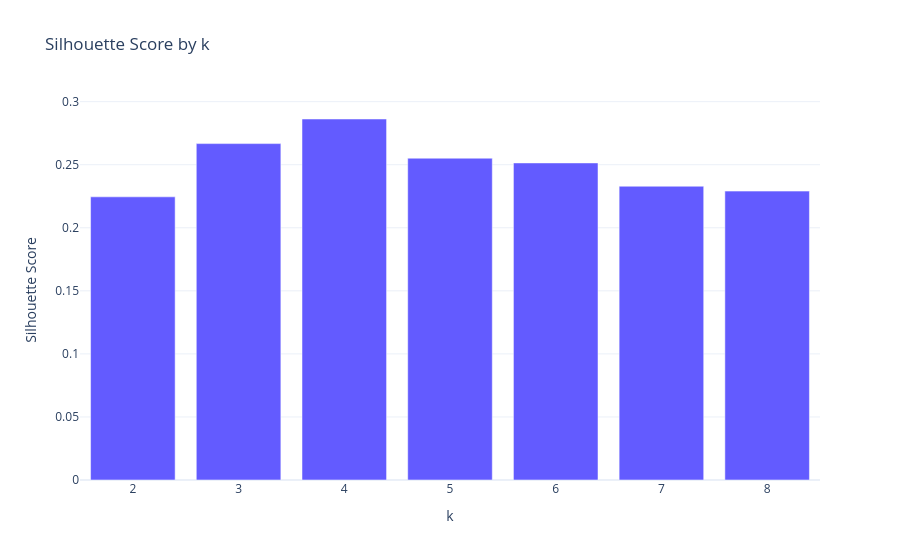

The notebook cell this image was saved under:
### Code cell
# Silhouette scores
sil_scores = []
for k in range(2, 9):
    km = KMeans(n_clusters=k, random_state=SEED, n_init=10)
    labels = km.fit_predict(X_scaled)
    sil_scores.append(silhouette_score(X_scaled, labels))
    print(f"k={k}: silhouette={sil_scores[-1]:.4f}")
optimal_k = range(2, 9)[np.argmax(sil_scores)]
print(f"\nOptimal k by silhouette: {optimal_k}")
# Use k=5 as target for 5 named segments
optimal_k = 5
print(f"Using k={optimal_k} for 5 named segments")
fig = px.bar(x=list(range(2,9)), y=sil_scores, labels={'x':'k','y':'Silhouette Score'},
             title='Silhouette Score by k', template=TEMPLATE, color_discrete_sequence=[PRIMARY])
fig.show()

### Figure 1 — Plotly figure (JSON) as saved in the notebook; plotly's stock layout.template omitted (floating-point values rounded to 4 significant figures)
{"data": [{"hovertemplate": "k=%{x}<br>Silhouette Score=%{y}<extra></extra>", "legendgroup": "", "marker": {"color": "#635BFF", "pattern": {"shape": ""}}, "name": "", "orientation": "v", "showlegend": false, "textposition": "auto", "type": "bar", "x": [2, 3, 4, 5, 6, 7, 8], "xaxis": "x", "y": [0.2245, 0.2667, 0.2863, 0.2552, 0.2514, 0.2329, 0.2291], "yaxis": "y"}], "layout": {"barmode": "relative", "legend": {"tracegroupgap": 0}, "title": {"text": "Silhouette Score by k"}, "xaxis": {"anchor": "y", "domain": [0.0, 1.0], "title": {"text": "k"}}, "yaxis": {"anchor": "x", "domain": [0.0, 1.0], "title": {"text": "Silhouette Score"}}}}
